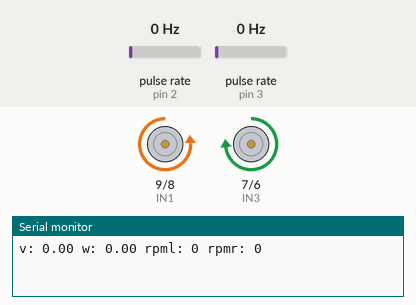
The sketch below on a simulated Arduino Uno, built with avr-gcc and run on an emulated ATmega328P. Parts: motor-driver pin pairs drawn as motors (green arrow = first pin HIGH = forward, orange = second pin HIGH = backward, longer = more drive, scaled by the enable pin), the last lines printed to the serial monitor. Wiring (inferred from the names in the program): 2 × pulse sensor: data pin 2 / data pin 3. The test bench sets the inputs (shaded band); at power-on: pulse rate (sensors on pin 2, pin 3) 0 Hz.

Above: at 1.2 s.
1.3 s: pulse rate (sensor on pin 2) set to 50 Hz
At 4.0 s:
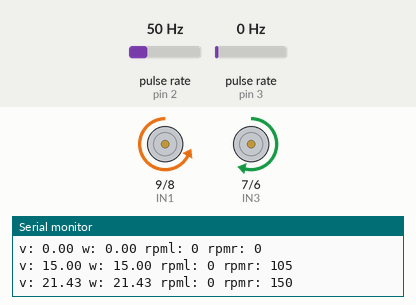
4.3 s: pulse rate (sensor on pin 3) set to 50 Hz
At 6.6 s:
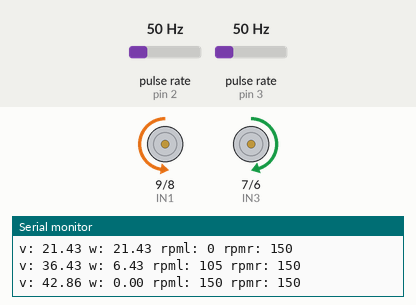
7.3 s: pulse rate (sensor on pin 2) set to 100 Hz
At 8.8 s:
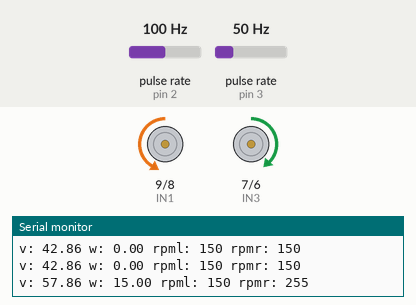
10.3 s: pulse rate (sensor on pin 3) set to 4 Hz
Timing chart, 0 to 14.3 s (numbered marks = the images above; inputs shaded):
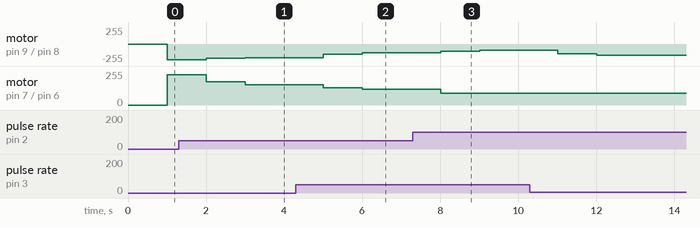

Measured:
- after the input at 1.3 s, motor on pin 9 (IN1) / pin 8 (IN2): backward 236/255 → backward 214/255 after 0.70 s, → backward 204/255 1.0 s later; motor on pin 7 (IN3) / pin 6 (IN4): forward 227/255 → forward 175/255 after 0.70 s, → forward 152/255 1.0 s later
- after the input at 4.3 s, motor on pin 9 (IN1) / pin 8 (IN2): backward 204/255 → backward 151/255 after 0.71 s, → backward 129/255 1.0 s later; motor on pin 7 (IN3) / pin 6 (IN4): forward 152/255 → forward 130/255 after 0.71 s, → forward 120/255 1.0 s later
- after the input at 7.3 s, motor on pin 9 (IN1) / pin 8 (IN2): backward 129/255 → backward 106/255 after 0.71 s, → backward 97/255 1.0 s later; motor on pin 7 (IN3) / pin 6 (IN4): forward 120/255 → forward 90/255 after 0.71 s

The sketch:

StraightMove.ino
```cpp
int encoder_pin_1 = 2;
int encoder_pin_2 = 3;
int rpm_r, rpm_l;
volatile unsigned int pulses_1;
volatile unsigned int pulses_2;
unsigned long timeold;

#define HOLES_DISC 20

#define ENA 11
#define ENB 10
#define IN4 6
#define IN3 7
#define IN2 8
#define IN1 9

float err_1, err_2, u_1, u_2;
float rpm_setpoint = 100;
float pwm_min = 35;
float pwm_max = 255;
float S_r, S_l, S;

float dt_v, prev_time_v, prev_err_v, curr_time_v, sum_v, u_v;
float k_p_v = 2.5;
float k_i_v =0.000;
float k_d_v = 0.00;

float dt_w, prev_time_w, prev_err_w, curr_time_w, sum_w, u_w;
float k_p_w = 1;//2.48
float k_i_w = 0.0000;
float k_d_w = 0.00000;

float L = 12.3;
float r = 6.5 / 2;
float rpm_max = 700;
float v_max = (rpm_max) * (r);
float w_max = (r / L) * rpm_max;
float setpoint_v = 55;
float setpoint_w = 0;
float v_pwm_r, v_pwm_l, w_pwm, v, w, pwm_r, pwm_l;


void counter_1() {
  pulses_1++;
}

void counter_2() {
  pulses_2++;
}

void Move() {
  if (millis() - timeold >= 1000) {
    detachInterrupt(digitalPinToInterrupt(encoder_pin_1));
    detachInterrupt(digitalPinToInterrupt(encoder_pin_2));

    rpm_r = (pulses_1 * 60) / (HOLES_DISC);
    rpm_l = (pulses_2 * 60) / (HOLES_DISC);

    v_pwm_r = 90;
    v_pwm_l = 99;
    w_pwm = 0;
    v = (rpm_r + rpm_l) / (rpm_max) * 100;
    w = (rpm_r - rpm_l)  / rpm_max * 100;

    float err_v = setpoint_v - v;
    float err_w = setpoint_w - w;
    float pidv = PID_v(err_v);
    float pidw = PID_w(err_w);
    pwm_r = v_pwm_r + pidv + w_pwm + pidw;
    pwm_l = v_pwm_l + pidv - w_pwm - pidw;

    Serial.print("v: ");
    Serial.print(v);
    Serial.print(" w: ");
    Serial.print(w);
    Serial.print(" rpml: ");
    Serial.print(rpm_l);
    Serial.print(" rpmr: ");
    Serial.println(rpm_r);
    FORWARD(min(max(90, pwm_l), 255), min(max(90, pwm_r), 255));
     //FORWARD(90,90);
    timeold = millis();
    pulses_1 = 0;
    pulses_2 = 0;

    attachInterrupt(digitalPinToInterrupt(encoder_pin_1), counter_1, FALLING);
    attachInterrupt(digitalPinToInterrupt(encoder_pin_2), counter_2, FALLING);
  }

}

void setup()
{
  Serial.begin(9600);

  pinMode(encoder_pin_1, INPUT);
  pinMode(encoder_pin_2, INPUT);

  attachInterrupt(0, counter_1, FALLING);
  attachInterrupt(1, counter_2, FALLING);

  pulses_1 = 0;
  pulses_2 = 0;
  rpm_r = 0;
  rpm_l = 0;
  timeold = 0;

  pinMode(IN1, OUTPUT);
  pinMode(IN2, OUTPUT);
  pinMode(IN3, OUTPUT);
  pinMode(IN4, OUTPUT);

}

void loop()
{
  S_r = (pulses_1 / HOLES_DISC) * 3.14 * 6.5;
  S_l = (pulses_2 / HOLES_DISC) * 3.14 * 6.5;
  S =  (S_r + S_l) / 2;

  Move();


}
float sm(float sm)
{
  return sm * 0.566;
}

float PID_v(float err_v)
{
  curr_time_v = millis();
  dt_v = millis() - prev_time_v;

  sum_v += err_v * dt_v;
  float u = k_p_v * err_v + k_i_v * sum_v + k_d_v * (err_v - prev_err_v) / dt_v;
  prev_err_v = err_v;
  prev_time_v = curr_time_v;
  return u;
}

float PID_w(float err_w)
{
  curr_time_w = millis();
  dt_w = millis() - prev_time_w;

  sum_w += err_w * dt_w;
  float u = k_p_w * err_w + k_i_w * sum_w + k_d_w * (err_w - prev_err_w) / dt_w;
  prev_err_w = err_w;
  prev_time_w = curr_time_w;
  return u;
}


void FORWARD (int Speed1, int Speed2)
{

  digitalWrite(IN1, LOW);
  digitalWrite(IN2, HIGH);
  digitalWrite(IN3, HIGH);
  digitalWrite(IN4, LOW);
  analogWrite(ENA, Speed1);
  analogWrite(ENB, Speed2);
}

void Stop()
{
  analogWrite(ENA, 0);
  analogWrite(ENB, 0);
}
```
